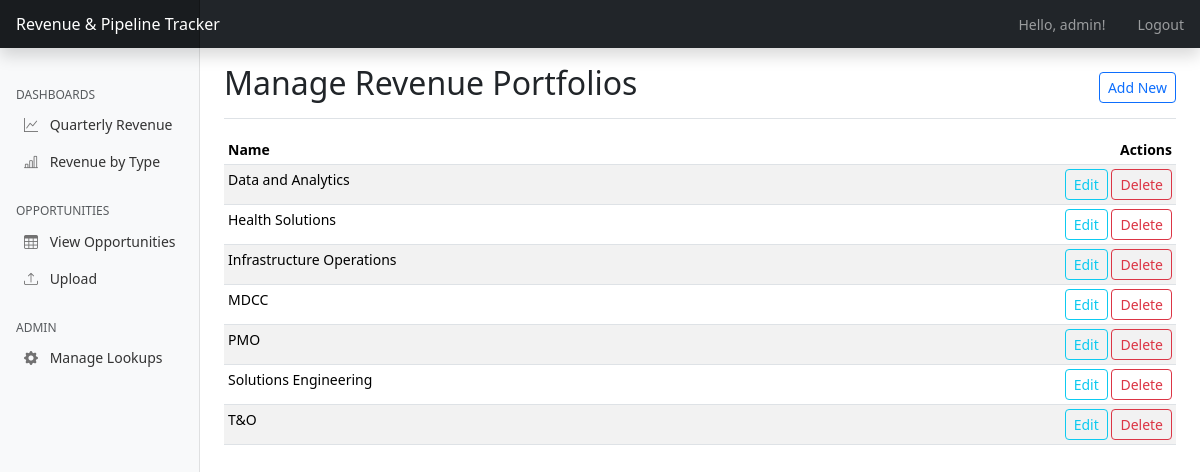
The page /admin/manage/revenue_portfolio (signed in) on the database its author committed.
### app.py (models this page shows, shortened)
class User(UserMixin, db.Model):
    id = db.Column(db.Integer, primary_key=True)
    username = db.Column(db.String(80), unique=True, nullable=False)
    password_hash = db.Column(db.String(120), nullable=False)
    can_upload = db.Column(db.Boolean, default=False) # New field for upload permission
    is_admin = db.Column(db.Boolean, default=False) # New field for admin permission

class RevenuePortfolio(db.Model):
    id = db.Column(db.Integer, primary_key=True)
    name = db.Column(db.String(100), unique=True, nullable=False)

### app.py (the view)
@app.route('/admin/manage/<model_name>')
@admin_required
def manage_lookup_table(model_name):
    if model_name not in LOOKUP_MODELS:
        flash(f"Invalid model type: {model_name}", "danger")
        return redirect(url_for('admin_index'))
    model_info = LOOKUP_MODELS[model_name]
    ModelClass = model_info['class']
    items = ModelClass.query.order_by(ModelClass.name).all()
    return render_template('admin/list_generic.html',
                           items=items,
                           title=model_info['title'],
                           model_name=model_name)

### app.py (called while the page is built)
@login_manager.user_loader
def load_user(user_id):
    return User.query.get(int(user_id))

def admin_required(f):
    @wraps(f)
    def decorated_function(*args, **kwargs):
        if not current_user.is_authenticated or not current_user.is_admin:
            flash("You must be an admin to view this page.", "danger")
            return redirect(url_for('dashboard'))
        return f(*args, **kwargs)
    return decorated_function

@app.context_processor
def inject_lookup_data():
    return {
        'all_revenue_portfolios': RevenuePortfolio.query.order_by(RevenuePortfolio.name).all(),
        'all_units': Unit.query.order_by(Unit.name).all(),
        'all_csg_owners': CSGOwner.query.order_by(CSGOwner.name).all(),
        'all_delivery_owners': DeliveryOwner.query.order_by(DeliveryOwner.name).all(),
        'all_originating_revenue_types': OriginatingRevenueType.query.order_by(OriginatingRevenueType.name).all(),
        'all_revenue_types': RevenueType.query.order_by(RevenueType.name).all(),
        'current_user': current_user # Make current_user available in all templates
    }

### templates/admin/list_generic.html (shortened to what this page needs)
{% extends 'base.html' %}
{% block content %}
<div class="d-flex justify-content-between flex-wrap flex-md-nowrap align-items-center pt-3 pb-2 mb-3 border-bottom">
    <h1 class="h2">Manage {{ title }}</h1>
    <div class="btn-toolbar mb-2 mb-md-0">
        <a href="{{ url_for('add_lookup_item', model_name=model_name) }}" class="btn btn-sm btn-outline-primary">Add New</a>
    </div>
</div>
<div class="table-responsive">
    <table class="table table-striped table-sm">
        <thead>
            <tr>
                <th>Name</th>
                <th class="text-end">Actions</th>
            </tr>
        </thead>
        <tbody>
            {% for item in items %}
            <tr>
                <td>{{ item.name }}</td>
                <td class="text-end">
                    <a href="{{ url_for('edit_lookup_item', model_name=model_name, id=item.id) }}" class="btn btn-sm btn-outline-info">Edit</a>
                    <form action="{{ url_for('delete_lookup_item', model_name=model_name, id=item.id) }}" method="POST" class="d-inline" onsubmit="return confirm('Are you sure?');">
                        <button type="submit" class="btn btn-sm btn-outline-danger">Delete</button>
                    </form>
                </td>
            </tr>
            {% endfor %}
        </tbody>
    </table>
</div>
{% endblock %}

### templates/base.html (shortened to what this page needs)
<!doctype html>
<html lang="en">
  <head>
    <link href="https://cdn.jsdelivr.net/npm/bootstrap@5.3.3/dist/css/bootstrap.min.css" rel="stylesheet">
    <link rel="stylesheet" href="https://cdn.jsdelivr.net/npm/bootstrap-icons@1.10.3/font/bootstrap-icons.css">
  </head>
  <body>
    <header class="navbar navbar-dark sticky-top bg-dark flex-md-nowrap p-0 shadow">
      <a class="navbar-brand col-md-3 col-lg-2 me-0 px-3 fs-6" href="{{ url_for('dashboard') }}">Revenue & Pipeline Tracker</a>
      <ul class="navbar-nav flex-row ms-auto">
        {% if current_user.is_authenticated %}
            <li class="nav-item text-nowrap">
                <span class="nav-link px-3">Hello, {{ current_user.username }}!</span>
            </li>
            <li class="nav-item text-nowrap">
                <a class="nav-link px-3" href="{{ url_for('logout') }}">Logout</a>
            </li>
        {% endif %}
      </ul>
    </header>
    <div class="container-fluid">
      <div class="row">
        {% if current_user.is_authenticated %}
        <nav id="sidebarMenu" class="col-md-3 col-lg-2 d-md-block bg-light sidebar collapse">
          <div class="position-sticky pt-3 sidebar-sticky">
            <h6 class="sidebar-heading d-flex justify-content-between align-items-center px-3 mt-4 mb-1 text-muted text-uppercase">
              <span>Dashboards</span>
            </h6>
            <ul class="nav flex-column ms-2">
                <li class="nav-item">
                    <a class="nav-link" href="{{ url_for('dashboard') }}#revenueByUnitChartCard">
                        <i class="bi bi-graph-up"></i>
                        Quarterly Revenue
                    </a>
                </li>
                <li class="nav-item">
                    <a class="nav-link" href="{{ url_for('dashboard') }}#revenueByOriginatingTypeChartCard">
                        <i class="bi bi-bar-chart-line"></i>
                        Revenue by Type
                    </a>
                </li>
            </ul>
            <h6 class="sidebar-heading d-flex justify-content-between align-items-center px-3 mt-4 mb-1 text-muted text-uppercase">
              <span>Opportunities</span>
            </h6>
            <ul class="nav flex-column ms-2">
                <li class="nav-item">
                    <a class="nav-link" href="{{ url_for('opportunities') }}">
                        <i class="bi bi-table"></i>
                        View Opportunities
                    </a>
                </li>
                <li class="nav-item">
                    <a class="nav-link" href="{{ url_for('upload_spreadsheet') }}">
                        <i class="bi bi-upload"></i>
                        Upload
                    </a>
                </li>
            </ul>
            {% if current_user.is_admin %}
            <h6 class="sidebar-heading d-flex justify-content-between align-items-center px-3 mt-4 mb-1 text-muted text-uppercase">
              <span>Admin</span>
            </h6>
            <ul class="nav flex-column ms-2">
                <li class="nav-item">
                    <a class="nav-link" href="{{ url_for('admin_index') }}">
                        <i class="bi bi-gear-fill"></i> Manage Lookups
                    </a>
                </li>
            </ul>
            {% endif %}
          </div>
        </nav>
        {% endif %}
        <main class="{% if current_user.is_authenticated %}col-md-9 ms-sm-auto col-lg-10 px-md-4{% else %}col-12{% endif %}">
            {% block content %}{% endblock %}
        </main>
      </div>
    </div>
  </body>
</html>

### templates/base.html (style rules this page uses)
body { font-size: .875rem; }
.sidebar { position: fixed; top: 0; bottom: 0; left: 0; z-index: 100; padding: 48px 0 0; box-shadow: inset -1px 0 0 rgba(0, 0, 0, .1); }
.sidebar-sticky { position: relative; top: 0; height: calc(100vh - 48px); padding-top: .5rem; overflow-x: hidden; overflow-y: auto; }
.sidebar .nav-link { font-weight: 500; color: #333; }
.sidebar .nav-link .bi { margin-right: 8px; color: #727272; }
.sidebar-heading { font-size: .75rem; }
.navbar-brand { padding-top: .75rem; padding-bottom: .75rem; background-color: rgba(0, 0, 0, .25); box-shadow: inset -1px 0 0 rgba(0, 0, 0, .25); }

### rows shown on the page
User: username "admin"
RevenuePortfolio: name "Data and Analytics"
RevenuePortfolio: name "Health Solutions"
RevenuePortfolio: name "Infrastructure Operations"
RevenuePortfolio: name "MDCC"
RevenuePortfolio: name "PMO"
RevenuePortfolio: name "Solutions Engineering"
RevenuePortfolio: name "T&O"

### other values the page prints
{{ title }} "Revenue Portfolios"
